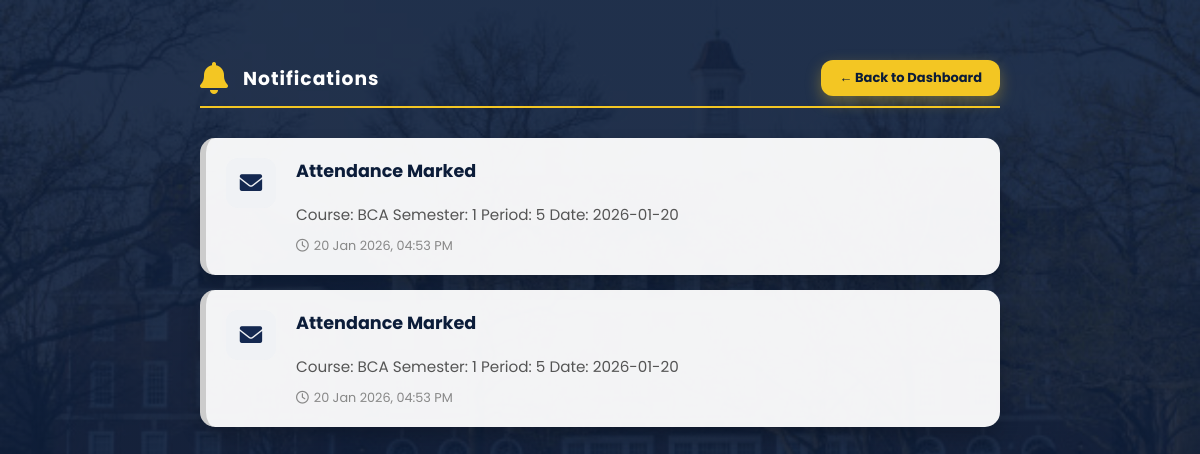
Page /notifications/ (signed in) on the earlier database version.
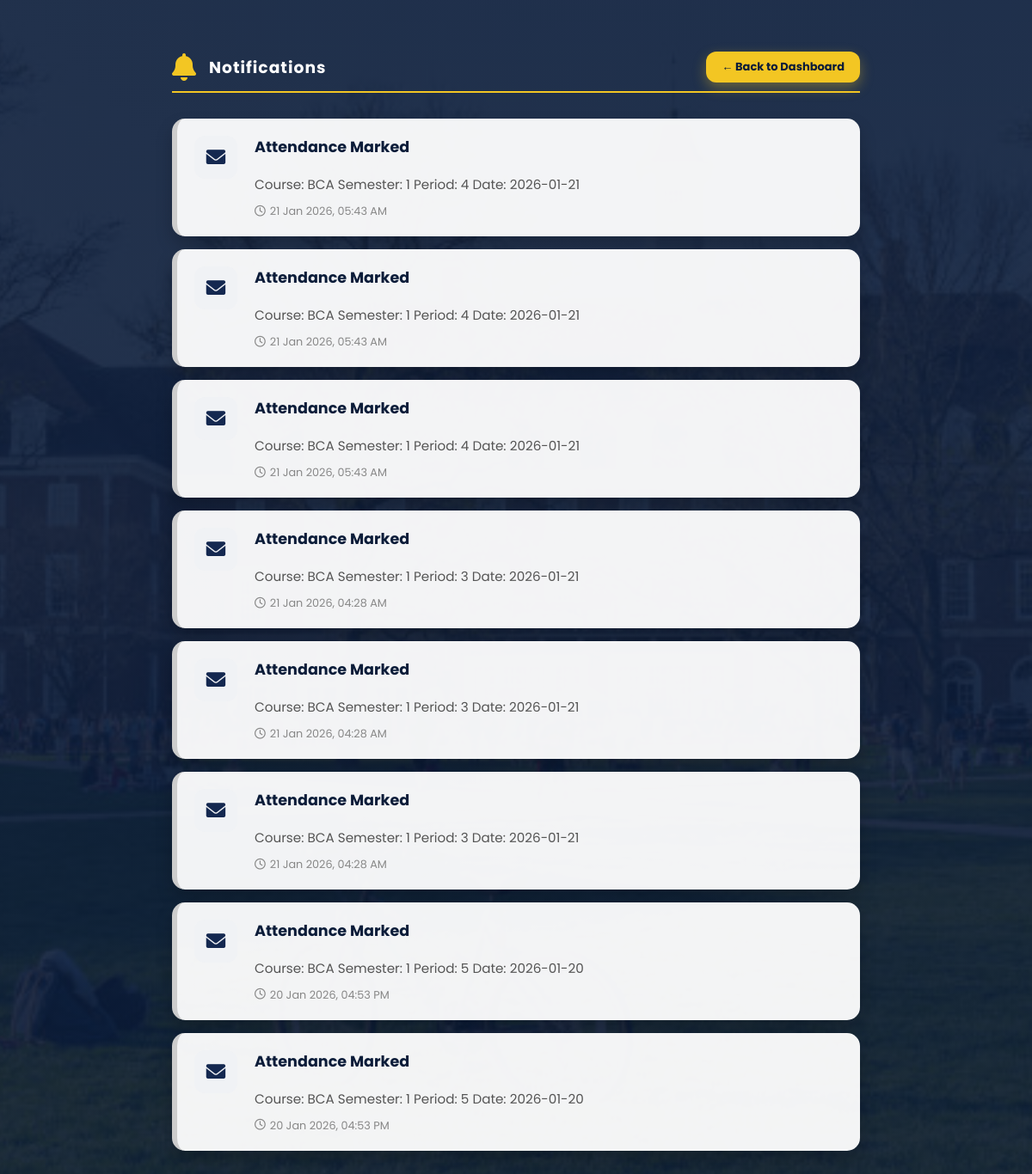
Same page on the later database version.
### notifications/models.py (models this page shows, shortened)
class Notification(models.Model):
    NOTIFICATION_TYPES = (
        ('ATTENDANCE', 'Attendance'),
        ('MARKS', 'Internal Marks'),
        ('LIBRARY', 'Library'),
        ('FEES', 'Fees'),
        ('ANNOUNCEMENT', 'Announcement'),
        ('SYSTEM', 'System'),
    )
    recipient = models.ForeignKey(
        User,
        on_delete=models.CASCADE,
        related_name='notifications'
    )
    title = models.CharField(max_length=200)
    message = models.TextField()
    notification_type = models.CharField(
        max_length=20,
        choices=NOTIFICATION_TYPES
    )
    is_read = models.BooleanField(default=False)
    created_at = models.DateTimeField(auto_now_add=True)
    reference_id = models.PositiveIntegerField(null=True, blank=True)

### notifications/views.py (the view)
# urls.py: path('', notification_list, name='notification_list'),
def notification_list(request):
    if not request.user.is_authenticated:
        return redirect('role_login')
    notifications = Notification.objects.filter(
        recipient=request.user
    ).order_by('-created_at')
    notifications.filter(is_read=False).update(is_read=True)
    if request.user.is_superuser:
        dashboard_url = reverse('admin-dashboard')
    elif hasattr(request.user, 'teacher'):
        dashboard_url = reverse('teacher-dashboard')
    elif hasattr(request.user, 'parent'):
        dashboard_url = reverse('parent-dashboard')
    else:
        dashboard_url = reverse('student-dashboard')
    return render(
        request,
        'notifications/notification_list.html',
        {
            'notifications': notifications,
            'dashboard_url': dashboard_url
        }
    )

### notifications/context_processors.py (called while the page is built)
def notification_count(request):
    if request.user.is_authenticated:
        count = Notification.objects.filter(
            recipient=request.user,
            is_read=False
        ).count()
    else:
        count = 0
    return {
        'unread_notification_count': count
    }

### templates/notifications/notification_list.html (shortened to what this page needs)
{% extends 'base.html' %}
{% load static %}
{% block content %}
<link rel="stylesheet" href="https://cdnjs.cloudflare.com/ajax/libs/font-awesome/6.0.0/css/all.min.css">
<div class="notif-container">
    <div class="page-title">
        <i class="fas fa-bell fa-2x" style="color: var(--gold)"></i>
        <h3>Notifications</h3>
        <a href="{{ dashboard_url }}" class="back-btn">← Back to Dashboard</a>
    </div>
    {% if notifications %}
        {% for notification in notifications %}
            <div class="notif-card {% if not notification.is_read %}unread{% endif %}">
                <div class="notif-icon-box">
                    <i class="fas {% if not notification.is_read %}fa-envelope-open-text{% else %}fa-envelope{% endif %}"></i>
                </div>
                <div class="notif-content">
                    <div class="notif-header">
                        <h4 class="notif-title">{{ notification.title }}</h4>
                    </div>
                    <p class="notif-msg">{{ notification.message }}</p>
                    <div class="notif-time">
                        <i class="far fa-clock"></i> {{ notification.created_at|date:"d M Y, h:i A" }}
                    </div>
                </div>
            </div>
        {% endfor %}
    {% else %}
        <div class="empty-state">
            <i class="fas fa-bell-slash fa-4x" style="opacity: 0.3; margin-bottom: 20px;"></i>
            <h4>All Caught Up!</h4>
            <p style="opacity: 0.7;">You don't have any new notifications at the moment.</p>
        </div>
    {% endif %}
</div>
{% endblock %}

### templates/base.html (shortened to what this page needs)
{% load static %}
<!DOCTYPE html>
<html>
<head>
    <link rel="stylesheet" href="https://cdnjs.cloudflare.com/ajax/libs/font-awesome/6.5.1/css/all.min.css">
</head>
<body>
{% block content %}
{% endblock %}
</body>
</html>

Differences in the rows shown:
added Notification: is_read True (drawn), title "Attendance Marked", message "Course: BCA Semester: 1 Period: 4 Date: 2026-01-21", created_at "21 Jan 2026, 05:43 AM"
added Notification: is_read True (drawn), title "Attendance Marked", message "Course: BCA Semester: 1 Period: 4 Date: 2026-01-21", created_at "21 Jan 2026, 05:43 AM"
added Notification: is_read True (drawn), title "Attendance Marked", message "Course: BCA Semester: 1 Period: 4 Date: 2026-01-21", created_at "21 Jan 2026, 05:43 AM"
added Notification: is_read True (drawn), title "Attendance Marked", message "Course: BCA Semester: 1 Period: 3 Date: 2026-01-21", created_at "21 Jan 2026, 04:28 AM"
added Notification: is_read True (drawn), title "Attendance Marked", message "Course: BCA Semester: 1 Period: 3 Date: 2026-01-21", created_at "21 Jan 2026, 04:28 AM"
added Notification: is_read True (drawn), title "Attendance Marked", message "Course: BCA Semester: 1 Period: 3 Date: 2026-01-21", created_at "21 Jan 2026, 04:28 AM"
